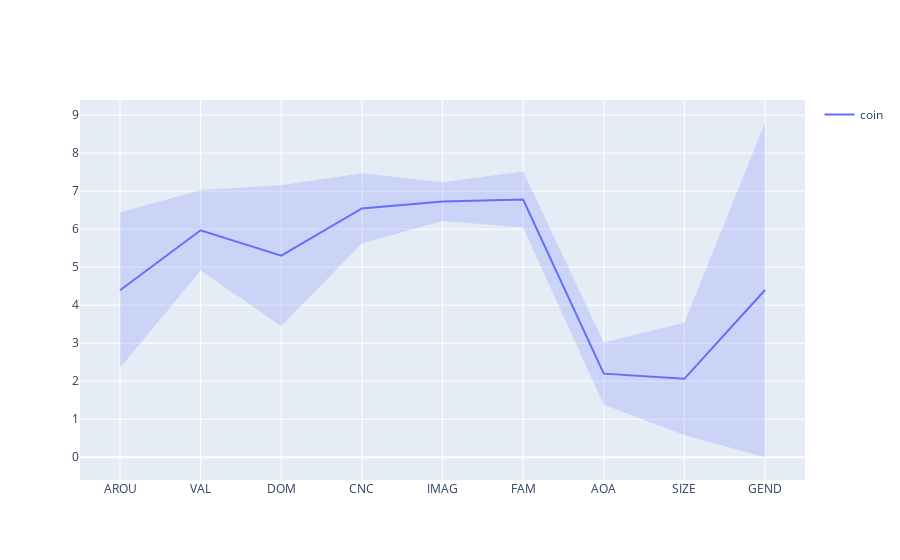

Notebook source saved alongside this figure:
### Code cell
## Comparando agora a visualização do dataframe original e deste normalizado e elevado ao quadrado:
viz_GlasgowR(['coin'], df)

### Figure 1 — Plotly figure (JSON) as saved in the notebook; plotly's stock layout.template omitted (floating-point values rounded to 4 significant figures)
{"data": [{"line": {"color": "#636EFA"}, "mode": "lines", "name": "coin", "showlegend": true, "type": "scatter", "x": [1, 2, 3, 4, 5, 6, 7, 8, 9], "y": [4.394, 5.97, 5.303, 6.546, 6.727, 6.781, 2.2, 2.063, 4.4]}, {"fill": "toself", "fillcolor": "rgba(99, 110, 250, 0.2)", "hoverinfo": "skip", "line": {"color": "rgba(255,255,255,0)"}, "showlegend": false, "type": "scatter", "x": [1, 2, 3, 4, 5, 6, 7, 8, 9, 9, 8, 7, 6, 5, 4, 3, 2, 1], "y": [6.438, 7.028, 7.153, 7.47, 7.236, 7.52, 3.021, 3.541, 8.8, 0, 0.585, 1.379, 6.042, 6.218, 5.622, 3.453, 4.912, 2.35]}], "layout": {"xaxis": {"tickmode": "array", "ticktext": ["AROU", "VAL", "DOM", "CNC", "IMAG", "FAM", "AOA", "SIZE", "GEND"], "tickvals": [1, 2, 3, 4, 5, 6, 7, 8, 9]}}}
